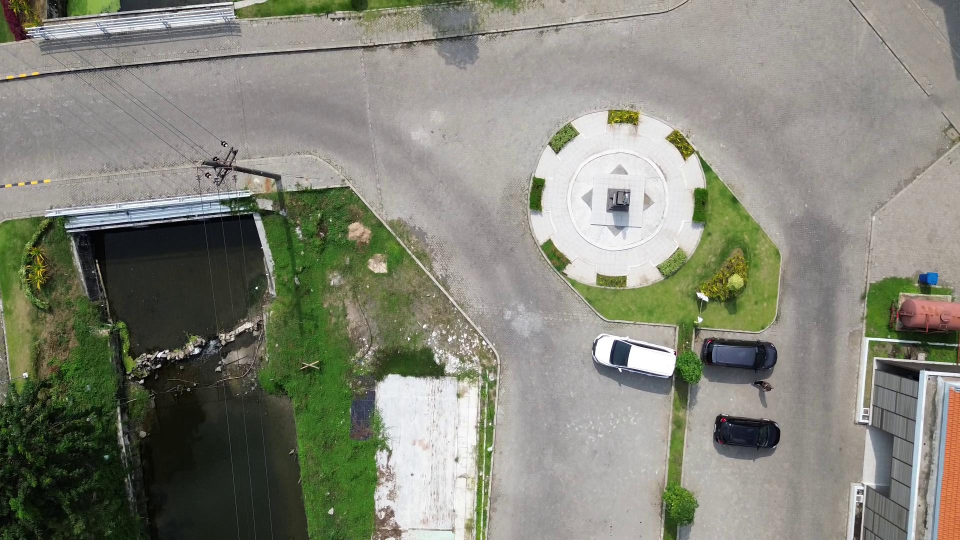
#> input picture homography/image1.jpg, 1920 x 1080 px, found by its file name (shown at 1/2 size)
$ python akaze_flann.py
#> lines starting #> are read from the running program, lines starting #| are printed output that depends on the picture; after the words box and inside, x2 and y2 are one past the last pixel; in counts of white or black regions, pixels touching at a corner belong together
#> further down, img1 is the input picture: shape (1080, 1920, 3); mean B, G, R 120.8, 133.6, 132.3
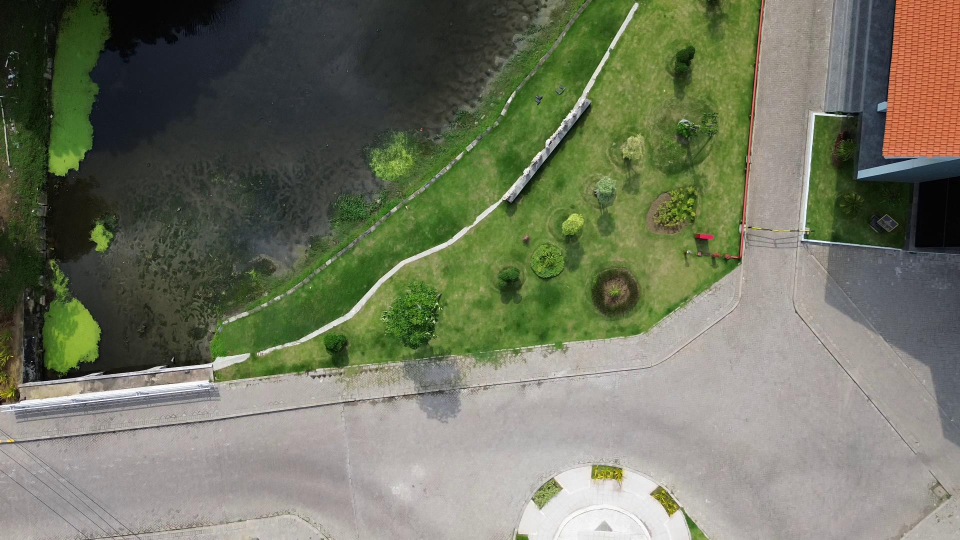
#> input picture homography/image2.jpg, 1920 x 1080 px, found by its file name (shown at 1/2 size)
#> further down, img2 is the input picture: shape (1080, 1920, 3); mean B, G, R 96.9, 117.3, 112.9
import cv2
import numpy as np
import os
import csv
import psutil

# ================= UTIL =================

def auto_crop(image):
    gray = cv2.cvtColor(image, cv2.COLOR_BGR2GRAY)
    _, thresh = cv2.threshold(gray, 1, 255, cv2.THRESH_BINARY)
    contours, _ = cv2.findContours(thresh, cv2.RETR_EXTERNAL, cv2.CHAIN_APPROX_SIMPLE)
    if contours:
        c = max(contours, key=cv2.contourArea)
        x, y, w, h = cv2.boundingRect(c)
        return image[y:y+h, x:x+w]
    return image


def blend_images(base_img, overlay_img, x, y):
    h, w = overlay_img.shape[:2]
    roi = base_img[y:y+h, x:x+w]

    gray_overlay = cv2.cvtColor(overlay_img, cv2.COLOR_BGR2GRAY)
    _, mask = cv2.threshold(gray_overlay, 1, 255, cv2.THRESH_BINARY)
    mask_inv = cv2.bitwise_not(mask)

    base_bg = cv2.bitwise_and(roi, roi, mask=mask_inv)
    overlay_fg = cv2.bitwise_and(overlay_img, overlay_img, mask=mask)

    base_img[y:y+h, x:x+w] = cv2.add(base_bg, overlay_fg)
    return base_img


# ================= STITCH TWO IMAGES (AKAZE + FLANN) =================

def stitch_two_images_akaze_flann(
    img1,
    img2,
    output_dir="homography/akaze_flann",
    log_path="homography/akaze_flann_log.csv"
):
#> called with output_dir = 'homography/akaze_flann', log_path = 'homography/akaze_flann_log.csv'
    os.makedirs(output_dir, exist_ok=True)

    gray1 = cv2.cvtColor(img1, cv2.COLOR_BGR2GRAY)
    gray2 = cv2.cvtColor(img2, cv2.COLOR_BGR2GRAY)
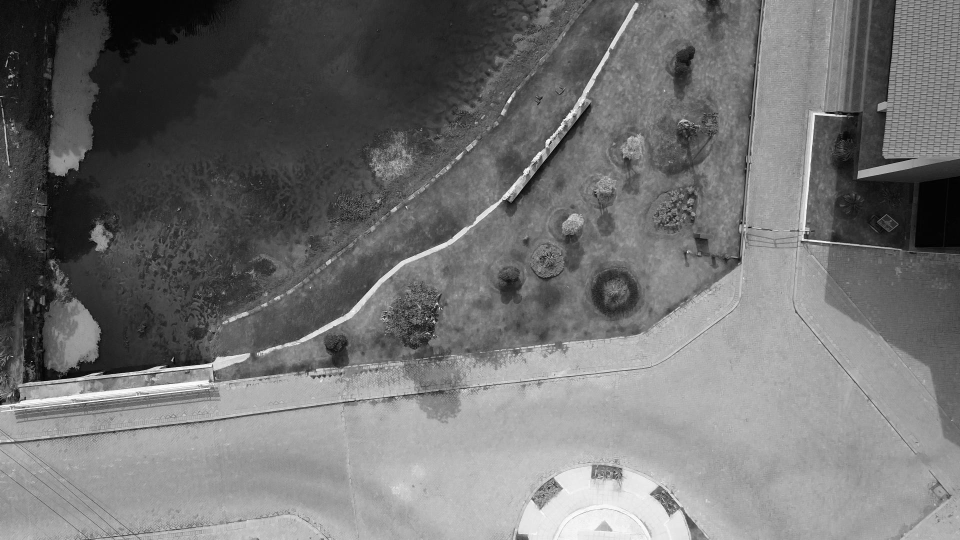
#> gray2: shape (1080, 1920) (shown at 1/2 size); min 0, max 255, mean 113.7

    # ================= AKAZE =================
    akaze = cv2.AKAZE_create(
        descriptor_type=cv2.AKAZE_DESCRIPTOR_MLDB,
        threshold=0.001,
        nOctaves=4,
        nOctaveLayers=4
    )

    kp1, des1 = akaze.detectAndCompute(gray1, None)
#> kp1 = 4294 keypoints; strongest (x, y, size): (393, 701, 8.1), (1240, 701, 22.8), (1279, 717, 32.3), (1327, 728, 32.3)
    kp2, des2 = akaze.detectAndCompute(gray2, None)
#> kp2 = 2460 keypoints; strongest (x, y, size): (1613, 472, 8.1), (1051, 342, 8.1), (1722, 348, 13.6), (1019, 201, 8.1)

    if des1 is None or des2 is None:
        print("Descriptor not found.")
        return None

    # ================= FLANN (LSH for Binary Descriptor) =================
    FLANN_INDEX_LSH = 6
    index_params = dict(
        algorithm=FLANN_INDEX_LSH,
        table_number=12,
        key_size=20,
        multi_probe_level=2
    )
    search_params = dict(checks=50)

    flann = cv2.FlannBasedMatcher(index_params, search_params)
    matches = flann.knnMatch(des1, des2, k=2)
#> matches = 4294 matches

    # ================= RATIO TEST =================
    good = []
    for m, n in matches:
        if m.distance < 0.75 * n.distance:
            good.append(m)
#> after the loop, good = 209 matches

    if len(good) < 10:
        print("Not enough good matches.")
        return None

    # ================= HOMOGRAPHY =================
    src_pts = np.float32([kp1[m.queryIdx].pt for m in good]).reshape(-1, 1, 2)
#> src_pts = 209 rows, first 8: [613.9, 29.85], [665, 30.19], [693.6, 30.21], [769, 30.4], [637.5, 31.8], [556.7, 33.67], [544.1, 34.63], [719.2, 35.22]
    dst_pts = np.float32([kp2[m.trainIdx].pt for m in good]).reshape(-1, 1, 2)
#> dst_pts = 209 rows, first 8: [573.4, 748.8], [625.5, 745.3], [655.1, 744.3], [731.4, 742.1], [597.3, 748.5], [515.1, 756], [502.5, 758], [681, 747.4]

    H, mask = cv2.findHomography(src_pts, dst_pts, cv2.RANSAC, 5.0)
#> H = [[1.03, -0.0289, -51.84], [-0.0223, 1.05, 732.2], [1.14e-05, -3.79e-05, 1]]; mask = 209 values, max 1 at index 0, min 0 at index 6, mean 0.569
    if H is None:
        print("Homography failed.")
        return None

    inliers = mask.ravel().astype(bool)

    # ================= METRICS =================
    total_matches = len(matches)
#> total_matches = 4294
    good_matches = len(good)
#> good_matches = 209
    inlier_count = np.sum(inliers)
#> inlier_count = 119
    inlier_ratio = inlier_count / good_matches
#> inlier_ratio = 0.569

    src_inliers = src_pts[inliers]
#> src_inliers = 119 rows, first 8: [613.9, 29.85], [665, 30.19], [693.6, 30.21], [769, 30.4], [637.5, 31.8], [556.7, 33.67], [719.2, 35.22], [578.2, 35.76]
    dst_inliers = dst_pts[inliers]
#> dst_inliers = 119 rows, first 8: [573.4, 748.8], [625.5, 745.3], [655.1, 744.3], [731.4, 742.1], [597.3, 748.5], [515.1, 756], [681, 747.4], [537.2, 756.9]
    projected_pts = cv2.perspectiveTransform(src_inliers, H)
#> projected_pts = 119 rows, first 8: [574, 745.5], [625.8, 744.3], [654.7, 743.4], [731, 741.3], [597.9, 746.8], [515.9, 751.3], [680.6, 748], [537.7, 752.9]

    reprojection_errors = np.linalg.norm(
        dst_inliers.reshape(-1, 2) - projected_pts.reshape(-1, 2),
        axis=1
    )
#> reprojection_errors = 119 values, max 4.97 at index 20, min 0.166 at index 70, mean 2.21
    avg_reprojection_error = np.mean(reprojection_errors)
#> avg_reprojection_error = 2.21

    # ================= PRINT =================
    print("==== AKAZE + FLANN ====")
    print(f"Total Matches              : {total_matches}")
#| Total Matches              : 4294
    print(f"Good Matches               : {good_matches}")
#| Good Matches               : 209
    print(f"Avg Inliers                : {inlier_count}")
#| Avg Inliers                : 119
    print(f"Inlier Ratio               : {inlier_ratio:.3f}")
#| Inlier Ratio               : 0.569
    print(f"Avg Reprojection Error(px) : {avg_reprojection_error:.2f}")
#| Avg Reprojection Error(px) : 2.21

    # ================= SAVE INLIER MATCH IMAGE =================
    inlier_matches = [good[i] for i in range(len(good)) if inliers[i]]
#> inlier_matches = 119 matches

    img_inliers = cv2.drawMatches(
        img1, kp1,
        img2, kp2,
        inlier_matches,
        None,
        flags=cv2.DrawMatchesFlags_NOT_DRAW_SINGLE_POINTS
    )
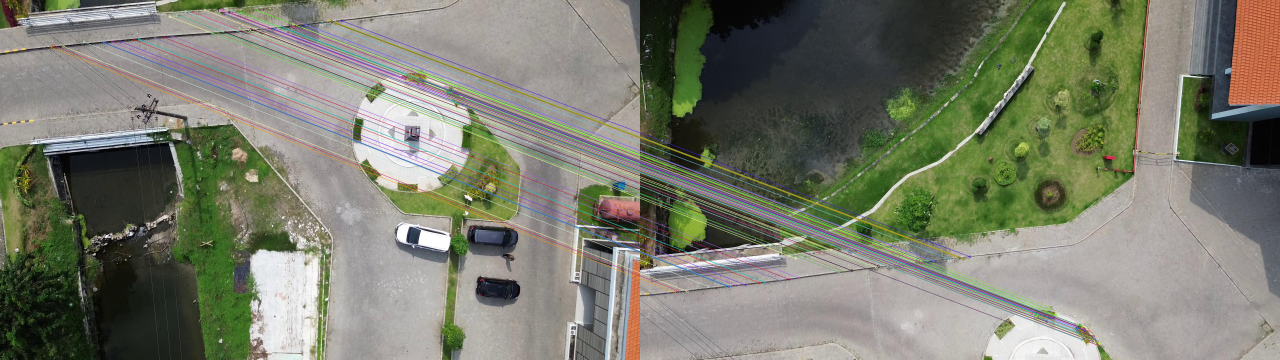
#> img_inliers: shape (1080, 3840, 3) (shown at 1/3 size); mean B, G, R 109.4, 125.2, 122.5

    cv2.imwrite(os.path.join(output_dir, "inlier_matches.jpg"), img_inliers)

    # ================= STITCH RESULT =================
    h1, w1 = img1.shape[:2]
#> h1 = 1080; w1 = 1920
    h2, w2 = img2.shape[:2]
#> h2 = 1080; w2 = 1920

    corners_img1 = np.float32([[0,0], [0,h1], [w1,h1], [w1,0]]).reshape(-1,1,2)
    warped_corners = cv2.perspectiveTransform(corners_img1, H)
#> warped_corners = [[-51.84, 732.2], [-86.56, 1946.9], [1924, 1859.9], [1877.6, 674.6]]

    all_corners = np.concatenate((
        warped_corners,
        np.float32([[0,0], [0,h2], [w2,h2], [w2,0]]).reshape(-1,1,2)
    ), axis=0)
#> all_corners = [[-51.84, 732.2], [-86.56, 1946.9], [1924, 1859.9], [1877.6, 674.6], [0, 0], [0, 1080], [1920, 1080], [1920, 0]]

    xmin, ymin = np.int32(all_corners.min(axis=0).ravel())
#> xmin = -86; ymin = 0
    xmax, ymax = np.int32(all_corners.max(axis=0).ravel())
#> xmax = 1924; ymax = 1946

    translation = [-xmin, -ymin]
#> translation = [86, 0]
    trans_mat = np.array([
        [1, 0, translation[0]],
        [0, 1, translation[1]],
        [0, 0, 1]
    ])
#> trans_mat = [[1, 0, 86], [0, 1, 0], [0, 0, 1]]

    result = cv2.warpPerspective(
        img1,
        trans_mat @ H,
        (xmax - xmin, ymax - ymin)
    )

    result = blend_images(result, img2, translation[0], translation[1])
#> in blend_images, `roi = base_img[y:y+h, x:x+w]`:
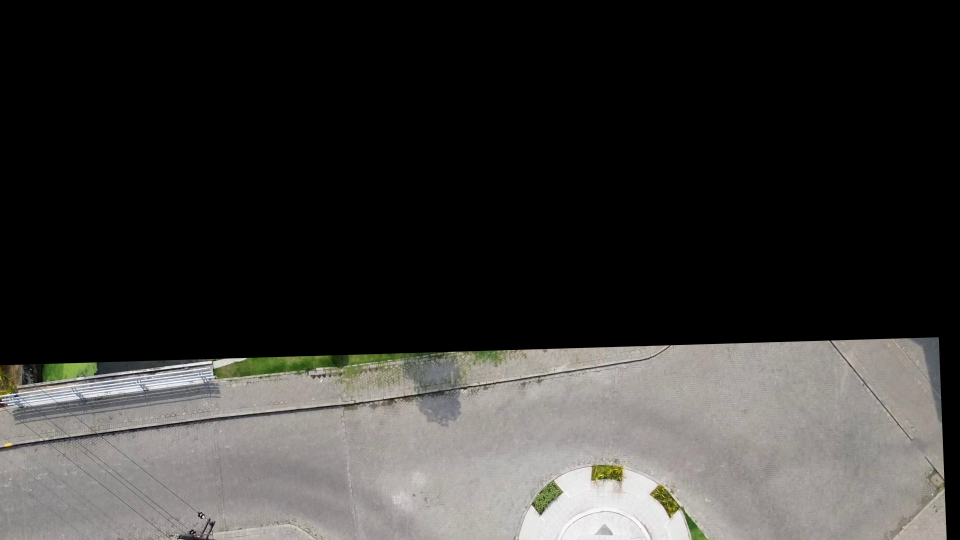
#> roi: shape (1080, 1920, 3) (shown at 1/2 size); mean B, G, R 51.5, 53.3, 54.4
#> in blend_images, `_, mask = cv2.threshold(gray_overlay, 1, 255, cv2.THRESH_BINARY)`:
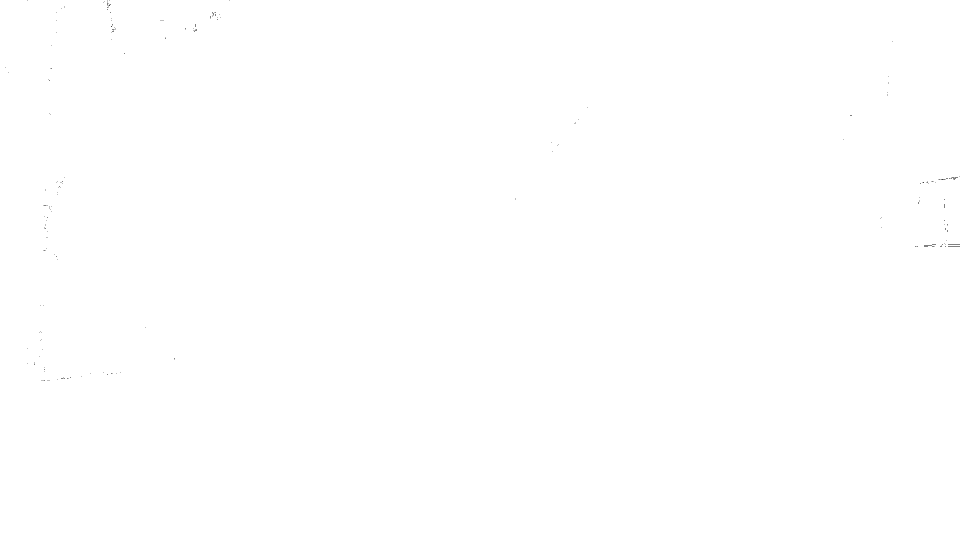
#> mask: shape (1080, 1920) (shown at 1/2 size); 100% white; black in thin lines or dots, all inside (x1, y1, x2, y2) = (10, 0, 1920, 762)
    result = auto_crop(result)
#> in auto_crop, `gray = cv2.cvtColor(image, cv2.COLOR_BGR2GRAY)`:
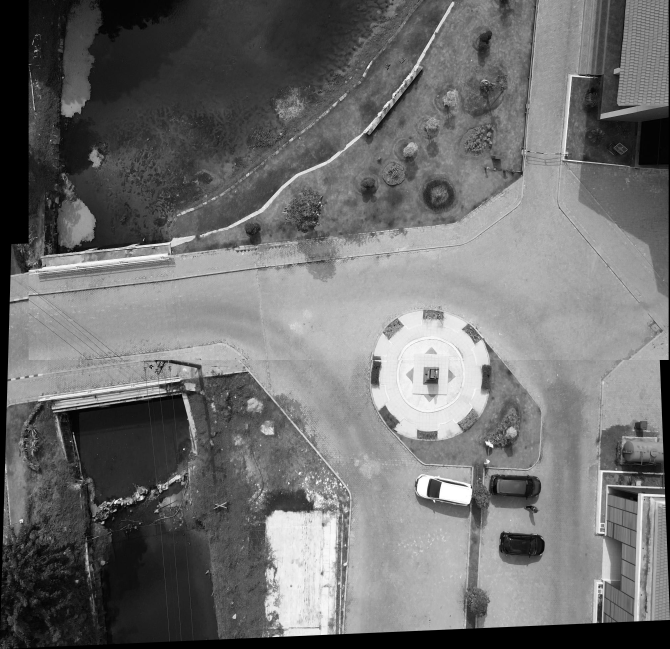
#> gray: shape (1946, 2010) (shown at 1/3 size); min 0, max 255, mean 111
#> in auto_crop, `_, thresh = cv2.threshold(gray, 1, 255, cv2.THRESH_BINARY)`:
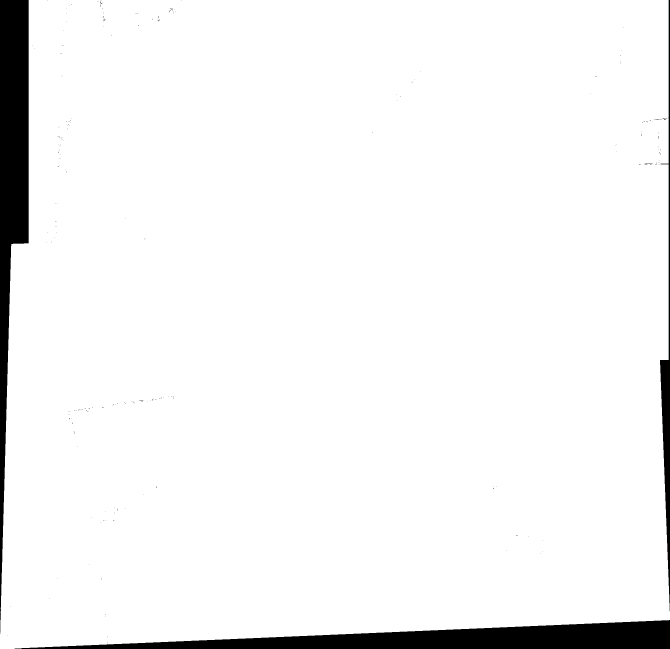
#> thresh: shape (1946, 2010) (shown at 1/3 size); 95.3% white; 257 black regions (253 under 20 px)
#> in auto_crop, `contours, _ = cv2.findContours(thresh, cv2.RETR_EXTERNAL, cv2.CHAIN_AP..`: contours = 1 contour; box (x1, y1, x2, y2) and area: (0, 0, 2010, 1946) 3724178
#> in auto_crop, `c = max(contours, key=cv2.contourArea)`: c = contour of 350 points, box (x1, y1, x2, y2) (0, 0, 2010, 1946), area 3724178
#> in auto_crop, `x, y, w, h = cv2.boundingRect(c)`: x = 0; w = 2010; h = 1946

    cv2.imwrite(os.path.join(output_dir, "stitched_result.jpg"), result)

    # ================= CSV LOG =================
    process = psutil.Process(os.getpid())
#> (the run stopped early here; a loop or call above may not have finished)
